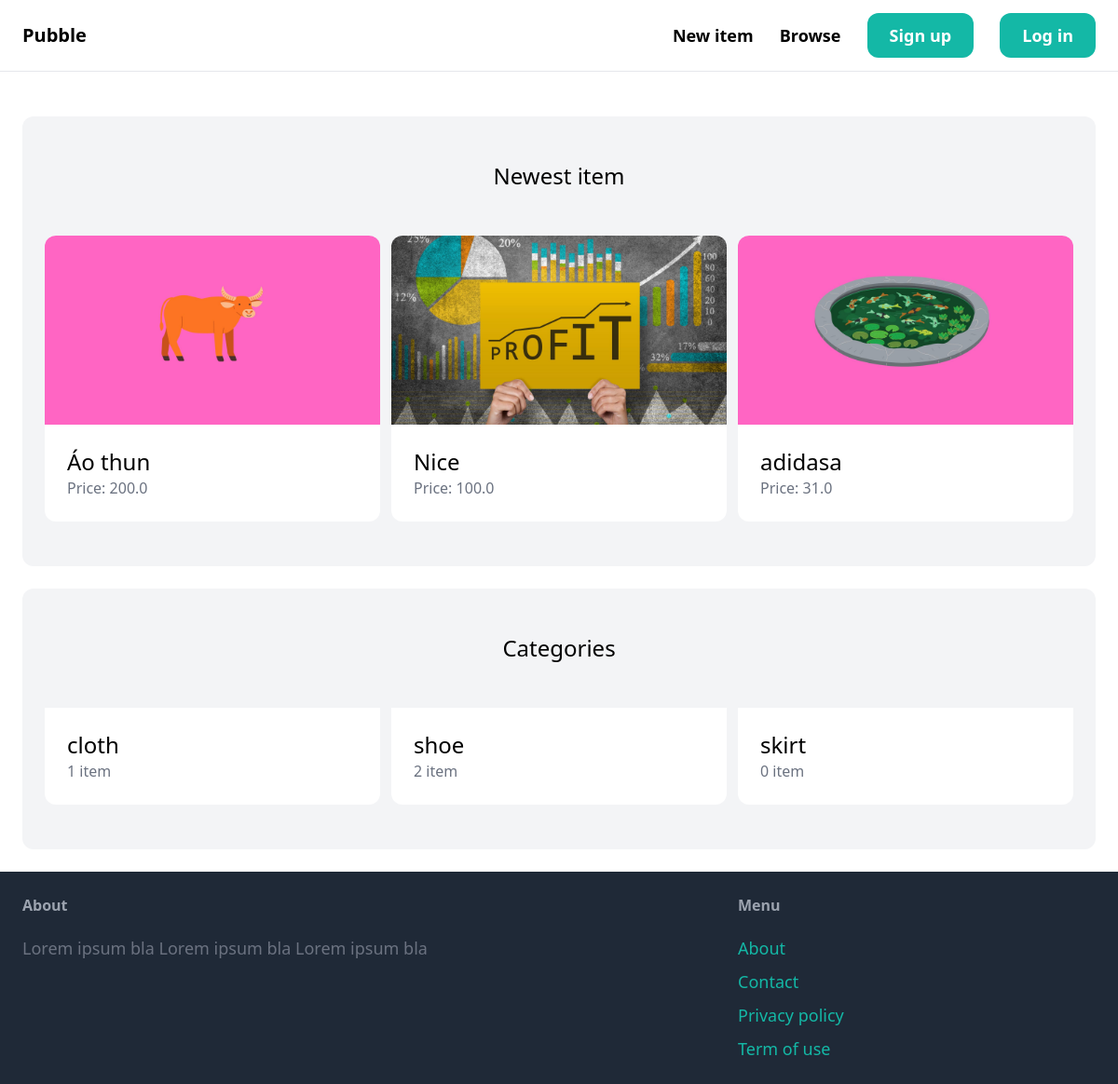
Before: / with the older database file.
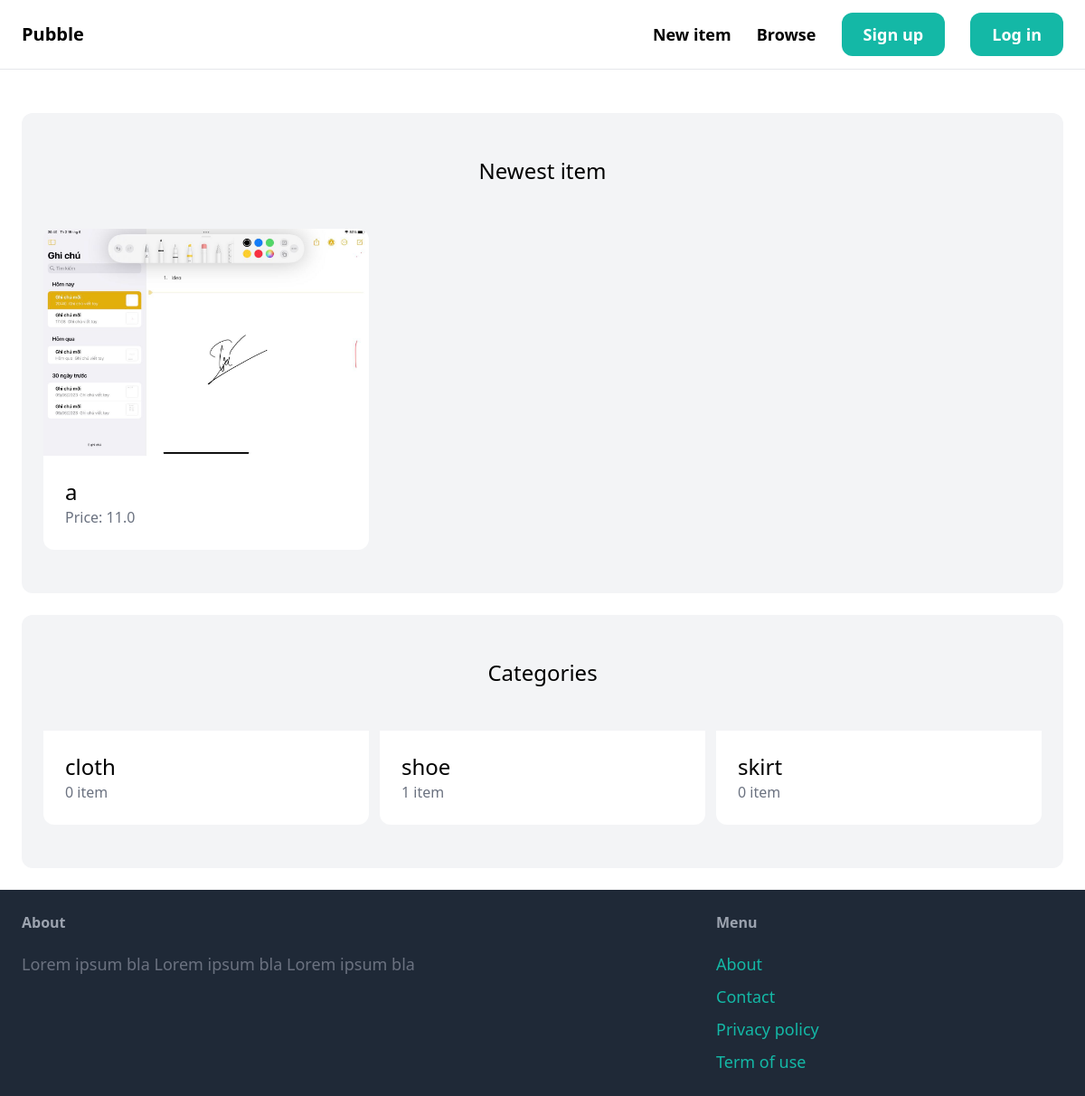
After: the same page with the newer database file.
### item/models.py (models this page shows, shortened)
class Item(models.Model):
    category = models.ForeignKey(Category,related_name='items',on_delete=models.CASCADE)
    name =models.CharField(max_length=255)
    description = models.TextField(blank=True,null=True)
    price = models.FloatField()
    image = models.ImageField(upload_to='item_images',blank=True,null=True)
    is_sold = models.BooleanField(default=False)
    created_by = models.ForeignKey(User,related_name='items',on_delete=models.CASCADE)
    created_at = models.DateTimeField(auto_now_add=True)

class Category(models.Model):
    name = models.CharField(max_length=255)
    class Meta:
        ordering = ('name',)
        verbose_name_plural ='Categories'

### core/views.py (the view)
# urls.py: path("",views.index,name='index'),
def index(request):
    items = Item.objects.filter(is_sold = False)[0:6] #
    categorys  =    Category.objects.all()
    return render(request,"core/index.html",{
        'categories':categorys,
        'items':items,
    })

### core/templates/core/index.html (shortened to what this page needs)
{% extends 'core/base.html'%}
{% block content %}
    <div class="mt-6 px-6 py-12 bg-gray-100 rounded-xl" >
        <h2 class="mb-12 text-2xl text-center">Newest item</h2>
        <div class="grid grid-cols-3 gap-3">
            {% for item in items %}
                <div>
                    <a href="{% url 'item:detail' item.id %}">
                        <div>
                            <img src="{{ item.image.url }}" alt="" class="rounded-t-xl">
                        </div>
                        <div class="p-6 bg-white rounded-b-xl">
                            <h2 class="text-2xl">{{ item.name }}</h2>
                            <p class="text-gray-500">Price: {{ item.price}} </p>
                        </div>
                    </a>
                </div>
            {% endfor%}
        </div>
    </div>
    <div class="mt-6 px-6 py-12 bg-gray-100 rounded-xl" >
        <h2 class="mb-12 text-2xl text-center">Categories</h2>
        <div class="grid grid-cols-3 gap-3">
            {% for category in categories %}
            <div>
                <a href="# ">
                    <div class="p-6 bg-white rounded-b-xl">
                        <h2 class="text-2xl">{{ category.name }}</h2>
                        <p class="text-gray-500"> {{ category.items.count }} item</p>
                    </div>
                </a>
            </div>
            {% endfor%}
        </div>
    </div>
{% endblock %}

### core/templates/core/base.html (shortened to what this page needs)
<!doctype html>
<html >
<head>
    <script src="https://cdn.tailwindcss.com/"></script>
</head>
<body>
    <nav class="menu_item py-6 px-6 flex justify-between items-center border-b border-gray-200">
        <a href="/" class="text-xl font-semibold">Pubble</a>
        <div class="space-x-6">
            <a href="{% url 'item:new' %}" class="text-lg font-semibold hover:text-gray-500">New item</a>
            <a href="#" class="text-lg font-semibold hover:text-gray-500">Browse</a>
            {% if request.user.is_authenticated %}
            <a href="#" class="px-6 py-3 text-lg font-semibold bg-teal-500 text-white rounded-xl hover:bg-teal-700">Inbox</a>
            <a href="{% url 'dashboard:index' %}" class="px-6 py-3 text-lg font-semibold bg-teal-500 text-white rounded-xl hover:bg-gray-700">Dashboard  </a>
            {% else %}
            <a href="{% url 'core:signup' %}" class="px-6 py-3 text-lg font-semibold bg-teal-500 text-white rounded-xl hover:bg-teal-700">Sign up</a>
            <a href="{% url 'core:login' %}" class="px-6 py-3 text-lg font-semibold bg-teal-500 text-white rounded-xl hover:bg-gray-700">Log in  </a>
            {% endif %}
        </div>
    </nav>
    <div class="px-6 py-6">
        {% block content %}
        {% endblock %}
    </div>
    <footer class="py-6 px-6 flex justify-between bg-gray-800">
        <div class="w-2/3 pr-10">
            <h3 class="mb-5 font-semibold text-gray-400">About</h3>
            <p class="text-lg text-gray-500"> Lorem ipsum bla  Lorem ipsum bla Lorem ipsum bla</p>
        </div>
        <div class="w-1/3">
            <h3 class="mb-5 font-semibold text-gray-400">Menu</h3>
            <ul class="space-y-2">
                <li><a href="" class="text-lg text-teal-500 hover:text-teal-700">About</a></li>
                <li><a href="{% url 'core:contact' %}" class="text-lg text-teal-500 hover:text-teal-700">Contact</a></li>
                <li><a href="" class="text-lg text-teal-500 hover:text-teal-700">Privacy policy</a></li>
                <li><a href="" class="text-lg text-teal-500 hover:text-teal-700">Term of use</a></li>
            </ul>
        </div>
    </footer>
</body>
</html>

Changed rows visible on the page:
removed Item: image (picture), name "Áo thun", price "200.0"
removed Item: image (picture), name "Nice", price "100.0"
removed Item: image (picture), name "adidasa", price "31.0"
added Item: image (picture), name "a", price "11.0"
computed for Category "cloth": items.count "1" → "0"
computed for Category "shoe": items.count "2" → "1"
